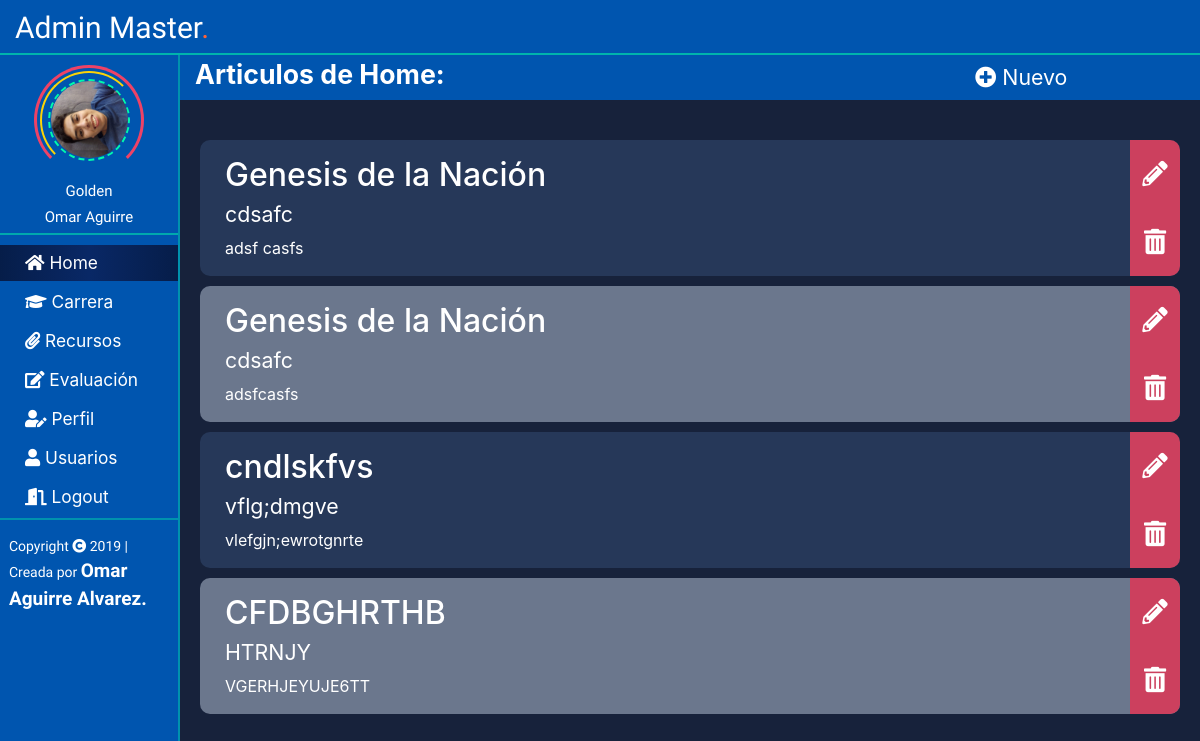
Screenshot of /Gustavo_Virtual/AdminMaster/home-articles-list (signed in) with the database file from the repository.
### dynamic_page/models.py (models this page shows, shortened)
class Profile(models.Model):
    user = models.OneToOneField(User, unique=True, on_delete = models.CASCADE)
    avatar = models.ImageField(upload_to="img/Avatars-Users", verbose_name="Imagen", blank=True, null=True, default = 'img/Avatars-Users/usuario.png')

class Home(models.Model):
    title = models.CharField(max_length = 200)
    subtitle = models.CharField(max_length = 200, blank=True, null=True)
    text = models.TextField(max_length=1500)
    image = models.ImageField(upload_to="img/Home-articles", verbose_name="Imagen", blank=True, null=True)
    typeClass = models.CharField(max_length= 40, choices = PARAGRAPH_CHOICES, default = 'txtsimple')

### dynamic_page/views.py (the view)
# urls.py: path('AdminMaster/home-articles-list', views.AdminParagraphsList.as_view(), name= 'admin_Home_Articles_List'),
class AdminParagraphsList(LoginRequiredMixin, ListView):
    model = Home
    context_object_name = 'paragraphs_list'
    template_name = "administration/admin_Home.html"
    paginate_by = 4
    queryset = Home.objects.all()

### dynamic_page/templates/administration/admin_Home.html (shortened to what this page needs)
{% extends 'admin_generic.html' %}
    {% block home-menu %}
    <a href="{% url 'admin_Home_Articles_List' %}"><li class="active"><i class="fas fa-home"></i> Home</li></a>
    {% endblock home-menu %}
    {% block menu-content %}
    <div class="bar-btn row">
            <div class="col-9">
                <h1>Articulos de Home:</h1>
            </div>
            <div class="col-3">
                <a href="{% url '/add' %}" class="col-2 boton btn-add"><i class="fas fa-plus-circle"></i> <span>Nuevo</span></a>
            </div>
    </div>
    {% endblock menu-content %}
    {% block content %}
        {% if object_list %}
            <div class="row">
            {% for paragraphs in object_list %}
                    <div class="col-12 paragraphs {% cycle 'odd' 'even' %} row">
                        <div class="col-sm item-texto">
                            <p>
                                <h2>{{ paragraphs.title }}</h2>
                                <h4>{{ paragraphs.subtitle }}</h4>
                                {{ paragraphs.text|truncatechars:400 }}
                            </p>
                        </div>
                        <div class="col-md-auto controls">
                                <a href="{% url 'post-update' paragraphs.id %}" class="ctrl-btn edit"><i class="fas fa-pencil-alt"></i></a>
                                <a href="{% url 'post-delete' paragraphs.id %}" class="ctrl-btn delete boton" id="{{ paragraphs.id }}" data-toggle="modal" data-target="#Modal"><i class="fas fa-trash-alt"></i></a>
                        </div>
                    </div>
            {% endfor %}
            </div>
        {% else %}
                <p>Not Found Paragraph.</p>
        {% endif %}
    {% endblock content %}
    {% block resources %}
        {% load static %}
    {% endblock resources %}

### dynamic_page/templates/admin_generic.html (shortened to what this page needs)
<!DOCTYPE HTML>
<html>
	<head>
        <link rel="stylesheet" href="https://stackpath.bootstrapcdn.com/bootstrap/4.3.1/css/bootstrap.min.css">
        {% load static %}
        <link rel="stylesheet" href="{% static 'css/fonts.css' %}">
        <link rel="stylesheet" href="{% static 'css/admin-css/admin-style.css' %}">
        <link rel="stylesheet" href="{% static 'css/admin-css/admin-side-bar.css' %}">
        <link rel="stylesheet" href="{% static 'css/admin-css/admin-forms.css' %}">
        <link rel="stylesheet" href="{% static 'css/paragraph.css' %}">
	    <link rel="stylesheet" href="https://use.fontawesome.com/releases/v5.4.2/css/all.css">
    </head>
	<body class="landing">
        {% block header %}
        <header id="header">
            <div class="user">
                <div class="superpose">
                        <img src="{{user.profile.avatar.url}}" alt="User.jpg">
                </div>
                <div class="info-user">
                        <h1>{{ user.username }}</h1>
                        <h1>{{ user.first_name}} {{ user.last_name}}</h1>
                </div>
            </div>
            <div class="menu">
                <ul class="lista-menu">
                    {% block links-menu %}
                        {% block home-menu %}{% endblock home-menu %}
                        {% block carrera-menu %}
                        <a href="{% url 'admin_Carrer_Articles_List' %}"><li><i class="fas fa-graduation-cap"></i> Carrera</li></a>
                        {% endblock carrera-menu %}
                        {% block recursos-menu %}
                        <a href="{% url 'admin_Resources_Articles_List' %}"><li><i class="fas fa-paperclip"></i> Recursos</li></a>
                        {% endblock recursos-menu %}
                        {% block evaluacion-menu %}
                        <a href="{% url 'admin_Evaluation_Articles_List' %}"><li><i class="fas fa-edit"></i> Evaluación</li></a>
                        {% endblock evaluacion-menu %}
                        {% block editUser-menu %}
                        <a href="{% url 'edit-user' %}"><li><i class="fas fa-user-edit"></i> Perfil</li></a>
                        {% endblock editUser-menu %}
                    {% if request.user.is_staff %}
                        {% block createUser-menu %}
                        <a href="{% url 'admin_User_List' %}"><li><i class="fas fa-user"></i> Usuarios</li></a>
                        {% endblock createUser-menu %}
                    {% endif %}
                        <a href="{% url 'logout' %}"><li><i class="fas fa-door-open"></i> Logout</li></a>
                    {% endblock links-menu %}
                </ul>
                <div class="copyright">Copyright <i class="fas fa-copyright"></i> 2019 | Creada por <span>Omar Aguirre Alvarez.</span></div>
            </div>
        </header>
        <div class="headBar">
            <div class="side-bar">
                <a href="#" id="logo">
                    Admin Master<span>.</span>
                </a>
            </div>
        </div>
        {% endblock header %}
	<div class="blockContent">
        {% block menu-content %}{% endblock menu-content %}
        <div class="contentGod">
        {% block content %}{% endblock content %}
        </div>
	</div>
            {% load static %}
	</body>
</html>

### dynamic_page/static/css/admin-css/admin-style.css (style rules this page uses)
body, * { margin: 0; padding: 0; }
.blockContent { width: 85%; height: auto; min-height: 100%; background: transparent; margin-left: 15%; position: absolute; margin-top: 55px; background: #17223b; }
.contentGod { width: 100%; height: auto; min-height: 100%; position: absolute; background: #17223b; color: #fff; overflow: hidden; padding: 35px; background: #17223b; }
.item-texto { padding: 0 25px; }
.paragraphs { border-radius: 10px; margin: 5px 0; padding: 0; overflow: hidden; }
.paragraphs h4 { font-weight: normal; font-size: 16pt; }
.odd { background: #263859; }
.even { background: #6b778d; }
.bar-btn { width: 100%; min-height: 45px; height: auto; background: rgba(0, 85, 175); position: relative; margin: auto; color: #fff; display: flex; justify-content: center; align-items: center; }
.bar-btn h1 { font-size: 20pt; font-weight: bold; }
.controls { background: #cc405e; width: 50px; text-align: center; padding: 0; color: #fff; border-radius: 0; }
.ctrl-btn { display: flex; justify-content: center; align-items: center; height: 50%; width: 100%; color: #fff; font-size: 19pt; }
.info-user { font-family: 'Righteous', cursive; }
.copyright { width: 90%; margin: auto; font-size: 14px; font-family: 'Righteous', cursive; color: #fff; }
.copyright span { font-size: 19px; font-family: 'Dancing Script', cursive; font-weight: bold; }

### dynamic_page/static/css/admin-css/admin-side-bar.css (style rules this page uses)
.side-bar { color: #fff; font-size: 30px; margin: 5px 15px; }
.side-bar a { color: #fff; font-size: 30px; font-family: 'Righteous', cursive; }
.side-bar a span { color: #ff6337; }
#logo { float: left; }
header { margin-top: 55px; width: 15%; min-width: 100px; height: 100%; position: fixed; background: rgba(0, 85, 175); border-right: solid 2px #00faab5e; box-shadow: 30px 0px 40px #ee426767; }
.headBar { width: 100%; height: 55px; position: fixed; background: rgba(0, 85, 175); border-bottom: solid 2px #00faab93; position: fixed; z-index: 2; }
.user { height: 180px; padding-top: 10px; background: transparent; border-bottom: solid 2px #00faab83; overflow: hidden; }
.superpose { height: 77px; width: 77px; margin: auto; border-radius: 50%; transform: translateY(-94px); }
.superpose img { width: 100%; border-radius: 50%; }
.info-user { background: transparent; position: relative; height: auto; width: 150px; margin-top: 5px; color: #ffff; text-align: center; transform: translateY(-70px); margin: auto; }
.info-user h1 { font-size: 15px; }
.menu { margin-top: 10px; height: 100%; width: 100%; }
.lista-menu { width: 100%; background: transparent; border-bottom: solid 2px #00faab5e; }
.lista-menu li { list-style: none; color: #fff; margin: 3px 0px; padding: 5px 10px; padding-left: 25px; }
.lista-menu a { font-size: 13pt; overflow: hidden; }
.lista-menu .active { background: linear-gradient(to right, #061d49, #092866, #061d49); }
@media screen and (min-width:810px ) { header { left: 0; width: 15%; } }

### dynamic_page/static/css/admin-css/admin-forms.css (style rules this page uses)
.boton { padding: 2px 15px; border-radius: 5px; }
.btn-add { color: #fff; background: transparent; font-size: 16pt; transition: ease 0.1s; height: 100%; }

### rows the page displays
Home: title "Genesis de la Nación", subtitle "cdsafc", text "adsf casfs"
Home: title "Genesis de la Nación", subtitle "cdsafc", text "adsfcasfs"
Home: title "cndlskfvs", subtitle "vflg;dmgve", text "vlefgjn;ewrotgnrte"
Home: title "CFDBGHRTHB", subtitle "HTRNJY", text "VGERHJEYUJE6TT"

### other values shown
{{ user.username }} "Golden"
{{ user.first_name }} "Omar"
{{ user.last_name }} "Aguirre"
